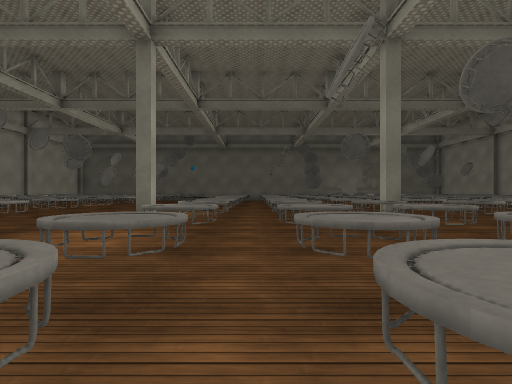
view 1 (above)

18 first-person views from a walk through a scene from a Unity 3-D project. The camera is 1.2 m above the floor, looks level and sees 80° across. The floor is counted in squares, 2 m on a side. Each view is taken from the middle of a square. On the plan, view 1 faces up. The plan holds only what a view shows up to about 9 squares ahead; the rest is blank. The player is left out. Surface patterns are stand-ins for the level's own textures.

view 2
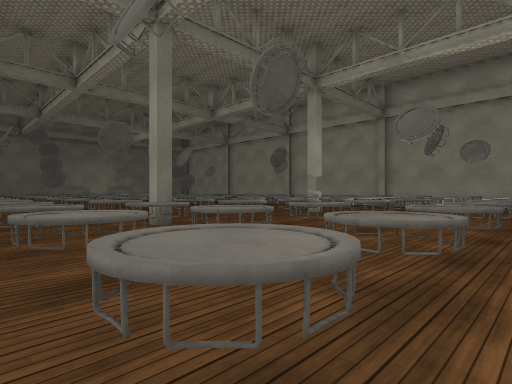

view 3
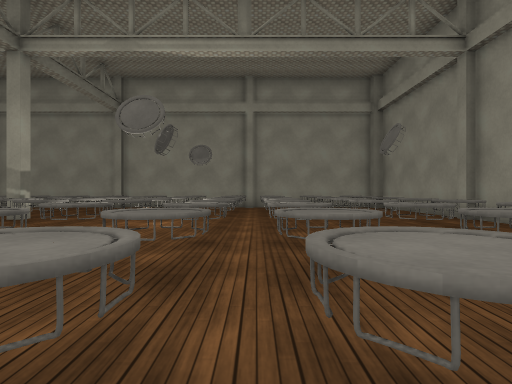

view 4
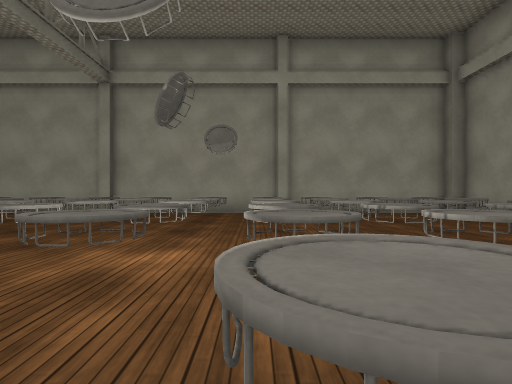

view 5
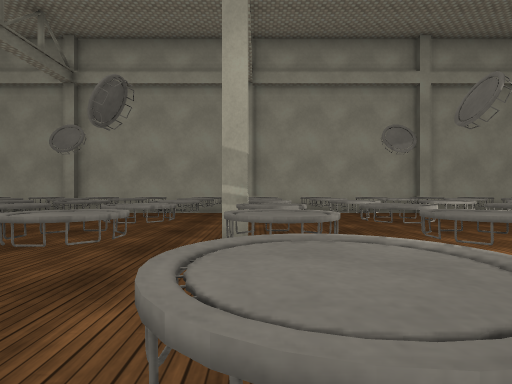

view 6
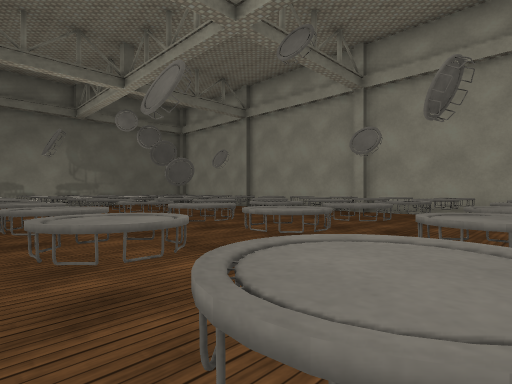

view 7
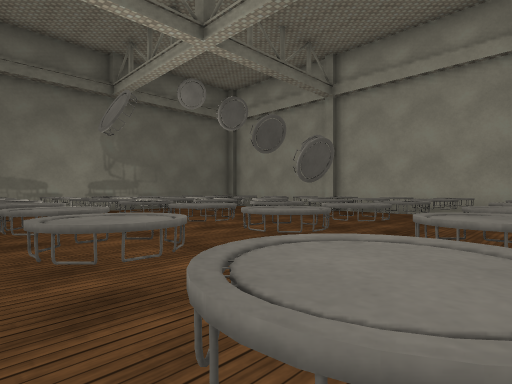

view 8
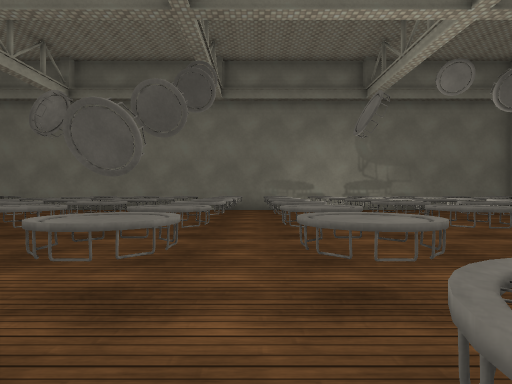

view 9
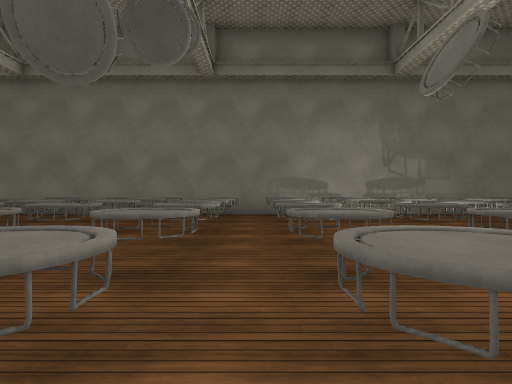

view 10
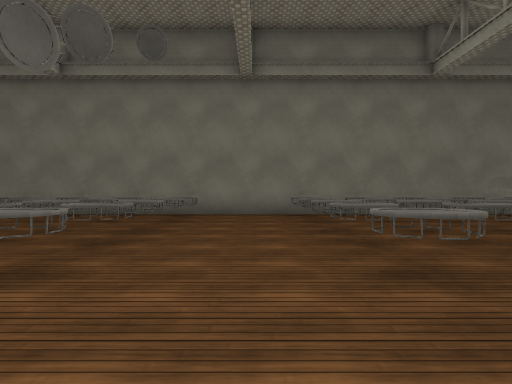

view 11
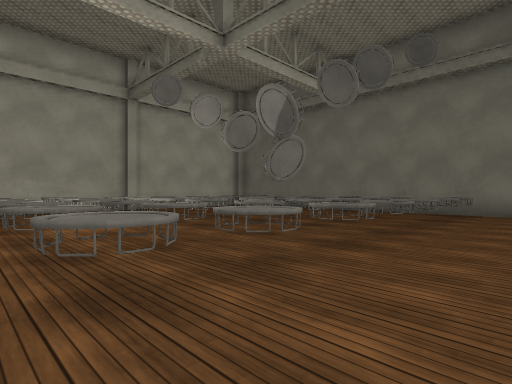

view 12
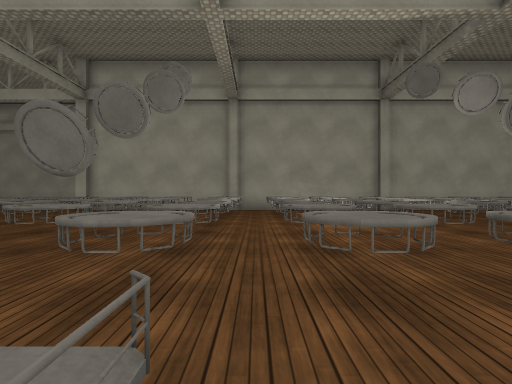

view 13
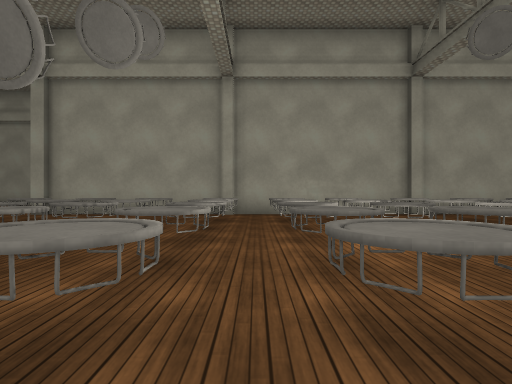

view 14
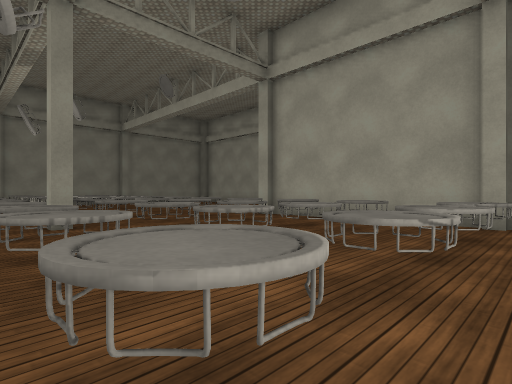

view 15
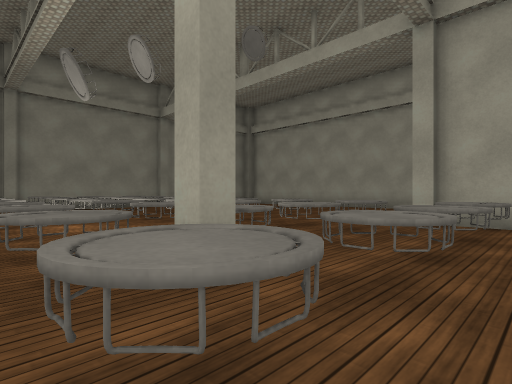

view 16
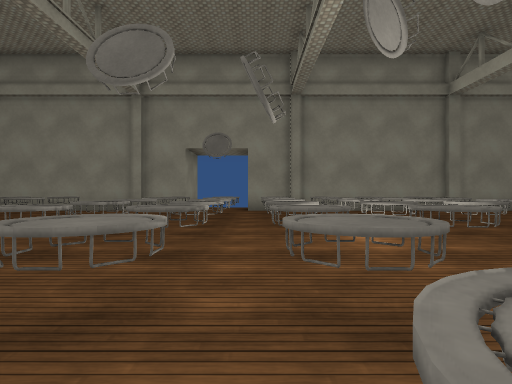

view 17
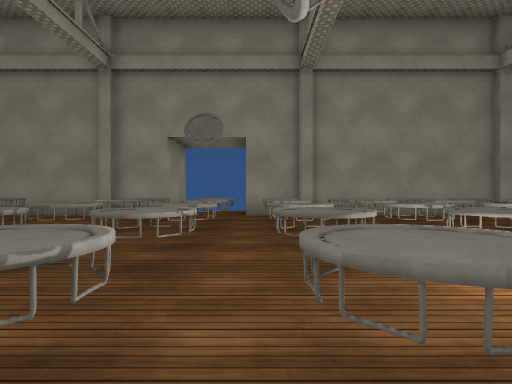

view 18
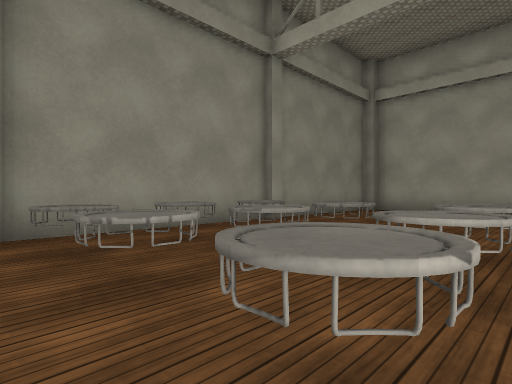

### Floor plan
Key: @ floor where view 1 was taken; # wall or solid block; x gap in a wall; . floor; = window, fence, low wall or low ledge; ^ raised ledge.
Columns run from 18 left of view 1 to 13 right of it. Each row starts with its distance up from view 1.
 22            ##  ##     ##  #
 21          ###.^^..^###^.##^.^^
 20           ...................
 19      #  ^  ^.^^..^.^^^.^^^.^^
 18      #..^^^^.^^..^.^^^.^^^.^^
 17      #..=^^..^^..^.^^^.^^^.^^
 16      #.............^^^.....^.
 15      #..^^^^.^^..^.^^^.^^^.^^.^#
 14      #..^^^^.^^..^ ^^^.^^^x^^.^#
 13      #.=^^^^.^^..   ^^.^^^.^^.^#
 12      #...........  ..........  #
 11      #..^^^^.^^.   ^^ .^^^.^^.^#
 10      #..^^^^.x^    ^^^.^^^.^^.^#
  9      #..^^^^.^^  ^.^^^.^^^.^^.^#
  8      #........   ...  .........#
  7      #..^^^^.^^  ^.^^^.^^^.^^.^#
  6      #..^^^^.^^  ^.^^^.^^^^^^.^#
  5        ..^^..^^..^.^^^..^^.^^.^#
  4       ...^^..^^..^..^^..^^..^.##
  3       ..^^^^.^^..^.^^^.^^^.^^.^#
  2       ..^^^^.^^..^.^^^.^^^.^^.^#
  1       .........  ..............#
  0 #    ...=^^#.^^  ^@#^^.#^^.#^.##
 -1 #    ...^^^^.^^. ^.  ^.^^^.^^.^#
 -2     ....^^^^.^^..^^^   ^^^.^^.^#
 -3    ................     .....  #
 -4    ##########. #####     #######
 -5                #

Positions as (right, up) in squares from view 1, and headings:
1: (0, 0), facing up
2: (0, 1), facing up-right
3: (1, 1), facing right
4: (4, 2), facing right
5: (4, 6), facing right
6: (4, 7), facing up-right
7: (4, 11), facing up-right
8: (4, 11), facing up
9: (4, 13), facing up
10: (-2, 13), facing up
11: (-2, 12), facing up-left
12: (-2, 12), facing left
13: (-4, 12), facing left
14: (-6, 12), facing down-left
15: (-6, 8), facing down-left
16: (-6, 6), facing down
17: (-6, 4), facing down
18: (-7, 1), facing down-left
